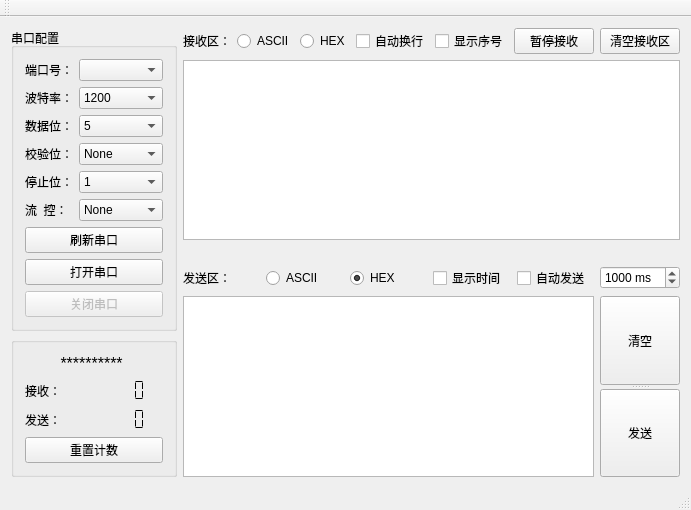
<?xml version="1.0" encoding="UTF-8"?>
<ui version="4.0">
 <class>SerialPort</class>
 <widget class="QMainWindow" name="SerialPort">
  <property name="geometry">
   <rect>
    <x>0</x>
    <y>0</y>
    <width>682</width>
    <height>487</height>
   </rect>
  </property>
  <property name="windowTitle">
   <string>QtSerialPort</string>
  </property>
  <widget class="QWidget" name="centralWidget">
   <layout class="QHBoxLayout" name="horizontalLayout_4">
    <item>
     <layout class="QVBoxLayout" name="verticalLayout_4">
      <item>
       <widget class="QGroupBox" name="groupBox">
        <property name="title">
         <string>串口配置</string>
        </property>
        <layout class="QVBoxLayout" name="verticalLayout">
         <item>
          <layout class="QFormLayout" name="formLayout">
           <item row="0" column="0">
            <widget class="QLabel" name="label">
             <property name="text">
              <string>端口号：</string>
             </property>
            </widget>
           </item>
           <item row="0" column="1">
            <widget class="QComboBox" name="comboBox_port"/>
           </item>
           <item row="1" column="0">
            <widget class="QLabel" name="label_2">
             <property name="text">
              <string>波特率：</string>
             </property>
            </widget>
           </item>
           <item row="1" column="1">
            <widget class="QComboBox" name="comboBox_baud">
             <property name="editable">
              <bool>false</bool>
             </property>
             <property name="currentText">
              <string>115200</string>
             </property>
             <item>
              <property name="text">
               <string>1200</string>
              </property>
             </item>
             <item>
              <property name="text">
               <string>2400</string>
              </property>
             </item>
             <item>
              <property name="text">
               <string>4800</string>
              </property>
             </item>
             <item>
              <property name="text">
               <string>9600</string>
              </property>
             </item>
             <item>
              <property name="text">
               <string>19200</string>
              </property>
             </item>
             <item>
              <property name="text">
               <string>38400</string>
              </property>
             </item>
             <item>
              <property name="text">
               <string>57600</string>
              </property>
             </item>
             <item>
              <property name="text">
               <string>111100</string>
              </property>
             </item>
             <item>
              <property name="text">
               <string>115200</string>
              </property>
             </item>
             <item>
              <property name="text">
               <string>500000</string>
              </property>
             </item>
             <item>
              <property name="text">
               <string>625000</string>
              </property>
             </item>
             <item>
              <property name="text">
               <string>921600</string>
              </property>
             </item>
            </widget>
           </item>
           <item row="2" column="0">
            <widget class="QLabel" name="label_3">
             <property name="text">
              <string>数据位：</string>
             </property>
            </widget>
           </item>
           <item row="2" column="1">
            <widget class="QComboBox" name="comboBox_databit">
             <property name="currentText">
              <string>8</string>
             </property>
             <item>
              <property name="text">
               <string>5</string>
              </property>
             </item>
             <item>
              <property name="text">
               <string>6</string>
              </property>
             </item>
             <item>
              <property name="text">
               <string>7</string>
              </property>
             </item>
             <item>
              <property name="text">
               <string>8</string>
              </property>
             </item>
            </widget>
           </item>
           <item row="3" column="0">
            <widget class="QLabel" name="label_4">
             <property name="text">
              <string>校验位：</string>
             </property>
            </widget>
           </item>
           <item row="3" column="1">
            <widget class="QComboBox" name="comboBox_checkbit">
             <item>
              <property name="text">
               <string>None</string>
              </property>
             </item>
             <item>
              <property name="text">
               <string>ODD</string>
              </property>
             </item>
             <item>
              <property name="text">
               <string>EVEN</string>
              </property>
             </item>
             <item>
              <property name="text">
               <string>Space</string>
              </property>
             </item>
             <item>
              <property name="text">
               <string>Mark</string>
              </property>
             </item>
            </widget>
           </item>
           <item row="4" column="0">
            <widget class="QLabel" name="label_5">
             <property name="text">
              <string>停止位：</string>
             </property>
            </widget>
           </item>
           <item row="4" column="1">
            <widget class="QComboBox" name="comboBox_stopbit">
             <item>
              <property name="text">
               <string>1</string>
              </property>
             </item>
             <item>
              <property name="text">
               <string>2</string>
              </property>
             </item>
            </widget>
           </item>
           <item row="5" column="0">
            <widget class="QLabel" name="label_6">
             <property name="text">
              <string>流  控：</string>
             </property>
            </widget>
           </item>
           <item row="5" column="1">
            <widget class="QComboBox" name="comboBox_flow">
             <item>
              <property name="text">
               <string>None</string>
              </property>
             </item>
             <item>
              <property name="text">
               <string>Hardware</string>
              </property>
             </item>
             <item>
              <property name="text">
               <string>Software</string>
              </property>
             </item>
            </widget>
           </item>
          </layout>
         </item>
         <item>
          <widget class="QPushButton" name="btnReloadPort">
           <property name="text">
            <string>刷新串口</string>
           </property>
          </widget>
         </item>
         <item>
          <widget class="QPushButton" name="btnOpenPort">
           <property name="text">
            <string>打开串口</string>
           </property>
          </widget>
         </item>
         <item>
          <widget class="QPushButton" name="btnClosePort">
           <property name="enabled">
            <bool>false</bool>
           </property>
           <property name="text">
            <string>关闭串口</string>
           </property>
          </widget>
         </item>
        </layout>
       </widget>
      </item>
      <item>
       <widget class="QGroupBox" name="groupBox_2">
        <property name="title">
         <string/>
        </property>
        <layout class="QVBoxLayout" name="verticalLayout_3">
         <item>
          <widget class="QLabel" name="label_com_baud">
           <property name="font">
            <font>
             <family>Arial</family>
             <pointsize>12</pointsize>
             <weight>50</weight>
             <italic>false</italic>
             <bold>false</bold>
            </font>
           </property>
           <property name="text">
            <string>        **********</string>
           </property>
          </widget>
         </item>
         <item>
          <layout class="QFormLayout" name="formLayout_2">
           <property name="leftMargin">
            <number>0</number>
           </property>
           <property name="topMargin">
            <number>0</number>
           </property>
           <property name="rightMargin">
            <number>0</number>
           </property>
           <property name="bottomMargin">
            <number>0</number>
           </property>
           <item row="0" column="0">
            <widget class="QLabel" name="label_7">
             <property name="text">
              <string>接收：</string>
             </property>
            </widget>
           </item>
           <item row="0" column="1">
            <widget class="QLCDNumber" name="lcdRevNum">
             <property name="palette">
              <palette>
               <active>
                <colorrole role="Text">
                 <brush brushstyle="SolidPattern">
                  <color alpha="255">
                   <red>170</red>
                   <green>0</green>
                   <blue>0</blue>
                  </color>
                 </brush>
                </colorrole>
               </active>
               <inactive>
                <colorrole role="Text">
                 <brush brushstyle="SolidPattern">
                  <color alpha="255">
                   <red>170</red>
                   <green>0</green>
                   <blue>0</blue>
                  </color>
                 </brush>
                </colorrole>
               </inactive>
               <disabled>
                <colorrole role="Text">
                 <brush brushstyle="SolidPattern">
                  <color alpha="255">
                   <red>120</red>
                   <green>120</green>
                   <blue>120</blue>
                  </color>
                 </brush>
                </colorrole>
               </disabled>
              </palette>
             </property>
             <property name="font">
              <font>
               <weight>75</weight>
               <italic>false</italic>
               <bold>true</bold>
               <underline>true</underline>
              </font>
             </property>
             <property name="inputMethodHints">
              <set>Qt::ImhNone</set>
             </property>
             <property name="frameShape">
              <enum>QFrame::NoFrame</enum>
             </property>
             <property name="frameShadow">
              <enum>QFrame::Plain</enum>
             </property>
             <property name="smallDecimalPoint">
              <bool>false</bool>
             </property>
             <property name="digitCount">
              <number>6</number>
             </property>
             <property name="segmentStyle">
              <enum>QLCDNumber::Flat</enum>
             </property>
             <property name="intValue" stdset="0">
              <number>0</number>
             </property>
            </widget>
           </item>
           <item row="1" column="0">
            <widget class="QLabel" name="label_10">
             <property name="text">
              <string>发送：</string>
             </property>
            </widget>
           </item>
           <item row="1" column="1">
            <widget class="QLCDNumber" name="lcdSendNum">
             <property name="frameShape">
              <enum>QFrame::NoFrame</enum>
             </property>
             <property name="frameShadow">
              <enum>QFrame::Plain</enum>
             </property>
             <property name="digitCount">
              <number>6</number>
             </property>
             <property name="mode">
              <enum>QLCDNumber::Dec</enum>
             </property>
             <property name="segmentStyle">
              <enum>QLCDNumber::Flat</enum>
             </property>
             <property name="value" stdset="0">
              <double>0.000000000000000</double>
             </property>
             <property name="intValue" stdset="0">
              <number>0</number>
             </property>
            </widget>
           </item>
          </layout>
         </item>
         <item>
          <widget class="QPushButton" name="btnResetInfo">
           <property name="text">
            <string>重置计数</string>
           </property>
          </widget>
         </item>
        </layout>
       </widget>
      </item>
     </layout>
    </item>
    <item>
     <layout class="QVBoxLayout" name="verticalLayout_2">
      <item>
       <layout class="QHBoxLayout" name="horizontalLayout">
        <item>
         <widget class="QLabel" name="label_8">
          <property name="text">
           <string>接收区：</string>
          </property>
         </widget>
        </item>
        <item>
         <widget class="QRadioButton" name="radio_accept_ascii">
          <property name="text">
           <string>ASCII</string>
          </property>
          <property name="checked">
           <bool>false</bool>
          </property>
         </widget>
        </item>
        <item>
         <widget class="QRadioButton" name="radio_accept_hex">
          <property name="text">
           <string>HEX</string>
          </property>
          <property name="checked">
           <bool>true</bool>
          </property>
         </widget>
        </item>
        <item>
         <widget class="QCheckBox" name="chk_auto_line">
          <property name="text">
           <string>自动换行</string>
          </property>
         </widget>
        </item>
        <item>
         <widget class="QCheckBox" name="chk_showNo">
          <property name="text">
           <string>显示序号</string>
          </property>
         </widget>
        </item>
        <item>
         <widget class="QPushButton" name="btn_pause_rev">
          <property name="text">
           <string>暂停接收</string>
          </property>
         </widget>
        </item>
        <item>
         <widget class="QPushButton" name="btnClearRev">
          <property name="text">
           <string>清空接收区</string>
          </property>
         </widget>
        </item>
       </layout>
      </item>
      <item>
       <widget class="QPlainTextEdit" name="plainTextEdit_rev">
        <property name="readOnly">
         <bool>false</bool>
        </property>
       </widget>
      </item>
      <item>
       <spacer name="horizontalSpacer_3">
        <property name="orientation">
         <enum>Qt::Horizontal</enum>
        </property>
        <property name="sizeHint" stdset="0">
         <size>
          <width>348</width>
          <height>20</height>
         </size>
        </property>
       </spacer>
      </item>
      <item>
       <layout class="QHBoxLayout" name="horizontalLayout_2">
        <item>
         <widget class="QLabel" name="label_9">
          <property name="text">
           <string>发送区：</string>
          </property>
         </widget>
        </item>
        <item>
         <widget class="QRadioButton" name="radio_send_ascii">
          <property name="text">
           <string>ASCII</string>
          </property>
          <property name="checked">
           <bool>false</bool>
          </property>
          <property name="autoExclusive">
           <bool>true</bool>
          </property>
         </widget>
        </item>
        <item>
         <widget class="QRadioButton" name="radio_send_hex">
          <property name="text">
           <string>HEX</string>
          </property>
          <property name="checked">
           <bool>true</bool>
          </property>
         </widget>
        </item>
        <item>
         <widget class="QCheckBox" name="checkBox_3">
          <property name="text">
           <string>显示时间</string>
          </property>
         </widget>
        </item>
        <item>
         <widget class="QCheckBox" name="chk_auto_send">
          <property name="text">
           <string>自动发送</string>
          </property>
         </widget>
        </item>
        <item>
         <widget class="QSpinBox" name="spinBox_timer">
          <property name="suffix">
           <string> ms</string>
          </property>
          <property name="maximum">
           <number>60000</number>
          </property>
          <property name="singleStep">
           <number>100</number>
          </property>
          <property name="value">
           <number>1000</number>
          </property>
         </widget>
        </item>
       </layout>
      </item>
      <item>
       <layout class="QHBoxLayout" name="horizontalLayout_3">
        <item>
         <widget class="QPlainTextEdit" name="plainTextEdit_send"/>
        </item>
        <item>
         <widget class="QSplitter" name="splitter">
          <property name="orientation">
           <enum>Qt::Vertical</enum>
          </property>
          <widget class="QPushButton" name="btnClearSend">
           <property name="text">
            <string>清空</string>
           </property>
          </widget>
          <widget class="QPushButton" name="btnSendData">
           <property name="text">
            <string>发送</string>
           </property>
          </widget>
         </widget>
        </item>
       </layout>
      </item>
     </layout>
    </item>
   </layout>
  </widget>
  <widget class="QMenuBar" name="menuBar">
   <property name="geometry">
    <rect>
     <x>0</x>
     <y>0</y>
     <width>682</width>
     <height>23</height>
    </rect>
   </property>
  </widget>
  <widget class="QToolBar" name="mainToolBar">
   <attribute name="toolBarArea">
    <enum>TopToolBarArea</enum>
   </attribute>
   <attribute name="toolBarBreak">
    <bool>false</bool>
   </attribute>
  </widget>
  <widget class="QStatusBar" name="statusBar"/>
 </widget>
 <layoutdefault spacing="6" margin="11"/>
 <resources/>
 <connections>
  <connection>
   <sender>btnClearRev</sender>
   <signal>clicked()</signal>
   <receiver>plainTextEdit_rev</receiver>
   <slot>clear()</slot>
   <hints>
    <hint type="sourcelabel">
     <x>631</x>
     <y>57</y>
    </hint>
    <hint type="destinationlabel">
     <x>417</x>
     <y>154</y>
    </hint>
   </hints>
  </connection>
  <connection>
   <sender>btnClearSend</sender>
   <signal>clicked()</signal>
   <receiver>plainTextEdit_send</receiver>
   <slot>clear()</slot>
   <hints>
    <hint type="sourcelabel">
     <x>633</x>
     <y>333</y>
    </hint>
    <hint type="destinationlabel">
     <x>376</x>
     <y>374</y>
    </hint>
   </hints>
  </connection>
 </connections>
</ui>
